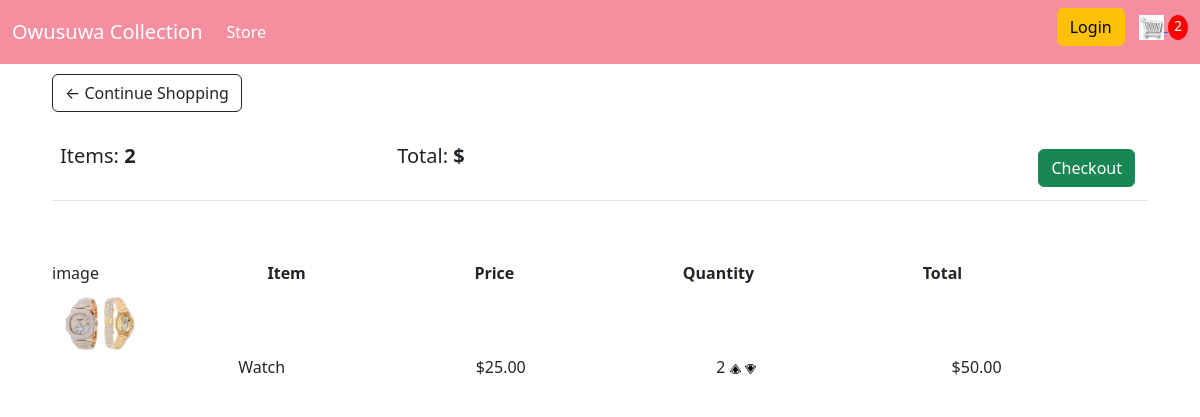
/cart/ (signed in), run on an earlier commit of the app's database.
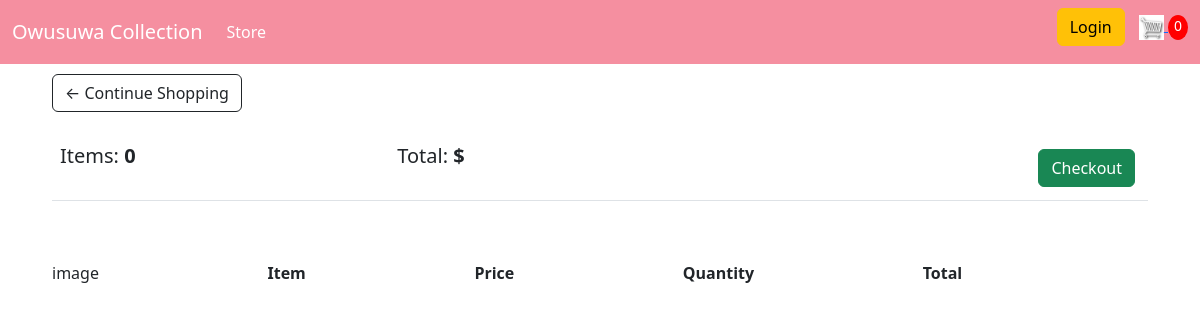
And on a later commit of the database.
### store/models.py (models this page shows, shortened)
class Order(models.Model):
    customer       = models.ForeignKey(Customer, on_delete=models.SET_NULL, blank=True, null=True)
    order_dete     = models.DateTimeField(auto_now_add=True)
    complete       = models.BooleanField(default=True, null=True, blank=False)
    transaction_id = models.CharField(max_length=200, null=True)
    def get_cart_items(self):
        orderitems = self.orderitem_set.all()
        total      = sum([item.quantity for item in orderitems])
        return total

class OrderItem(models.Model):
    product    = models.ForeignKey(Product, on_delete=models.SET_NULL, blank=True, null=True)
    order      = models.ForeignKey(Order, on_delete=models.SET_NULL, blank=True, null=True)
    quantity   = models.IntegerField(default=0, null=True, blank=True)
    date_added = models.DateTimeField(auto_now_add=True)
    @property
    def get_total(self):
        total = self.product.price * self.quantity
        return total

class Product(models.Model):
    name      = models.CharField(max_length=100)
    price     = models.DecimalField(max_digits=7, decimal_places=2)
    digital   = models.BooleanField(default=False, null=True, blank=False)
    image     = models.ImageField(null=True, blank=True)
    @property
    def imageURL(self):
        try:
            url = self.image.url
        except:
            url = ''
        return url

### store/views.py (the view, shortened to what this page needs)
# urls.py: path('cart/', views.cart, name='cart'),
def cart(request):
    if request.user.is_authenticated:
        customer = request.user.customer
        order, created = Order.objects.get_or_create(customer=customer, complete=False)
        items    = order.orderitem_set.all()
        cartItems = order.get_cart_items
    context = {'items': items, 'order': order, 'cartItems':cartItems}
    return render(request, 'store/cart.html', context)

### store/templates/store/cart.html
{% extends 'store/main.html' %}
{% load static %}
{% block content %}
<link rel="stylesheet" href="{% static 'css/main.css' %}">
<div class="row">
    <div class="col-lg-12">
        <div class="box-element">
            <a href="{% url 'home' %}" class="btn btn-outline-dark">&#x2190; Continue Shopping</a>
            <br>
            <br>
            <table class="table">
                <tr>
                    <th><h5>Items: <strong>{{order.get_cart_items}}</strong></h5></th>
                    <th><h5>Total: <strong>${{order.get_cart_tatal|floatformat:2}}</strong></h5></th>
                    <th>
                        <a href="{% url 'checkout' %}" style="float: right; margin: 5px" class="btn btn-success">Checkout</a>
                    </th>
                </tr>
            </table>
        </div>
        <br>
        <div class="box-element">
            <div class="cart-row">
                <div class="cart-image">image</div>
                <div class="cartrow"> <strong>Item</strong></div>
                <div class="cartrow"><strong>Price</strong></div>
                <div class="cartrow"><strong>Quantity</strong></div>
                <div class="cartrow"><strong>Total</strong></div>
            </div>
            {% for item in items %}
            <div class="cart-row">
                <div class="cartsimage-box"><img class="cartsimage" src="{{item.product.imageURL}}" alt="cart"></div>
                <div class="cartsrow"> {{item.product.name}}</div>
                <div class="cartsrow">${{item.product.price}}</div>
                <div class="cartsrow">{{item.quantity}}</div>
                <img data-product ="{{item.product.id}}" data-action="add" class="arrow-imge update-cart" src="{% static 'images/arrow-top.jpeg' %}" alt="">
                <img data-product ="{{item.product.id}}" data-action="remove" class="arrow-imge update-cart" src="{% static 'images/arrow-down.jpeg' %}" alt="">
                <div class="total">${{item.get_total|floatformat:2}}</div>
            </div>
            {% endfor %}
        </div>
    </div>
</div>
{% endblock content %}

### store/templates/store/main.html (shortened to what this page needs)
<!DOCTYPE html>
{% load static %}
<html lang="en">
<head>
  <link href="https://cdn.jsdelivr.net/npm/bootstrap@5.2.3/dist/css/bootstrap.min.css" rel="stylesheet">
  <link rel="stylesheet" href="{% static 'css/main.css' %}">
</head>
<body>
    <nav class="navbar navbar-expand-lg bg-dark nabar">
        <div class="container-fluid">
          <a class="navbar-brand" style="color: white !important;" href="{% url 'home' %}">Owusuwa Collection</a>
          <div class="collapse navbar-collapse" id="navbarSupportedContent">
            <ul class="navbar-nav me-auto mb-2 mb-lg-0">
              <li class="nav-item">
                <a class="nav-link active" style="color: white !important;" aria-current="page" href="{% url 'home' %}">Store</a>
              </li>
            </ul>
            <div class="form-inline my-2 my-lg-0">
                <a href="" class="btn btn-warning">Login</a>
                <a href="{% url 'cart' %}">
                    <img src="{% static 'images/cartlogo.jpeg' %}" id="cart-icon" alt="">
                </a>
                <p id="cart-total">{{cartItems}}</p>
            </div>
          </div>
        </div>
      </nav>
    <div class="container">
        {% block content %}
        {% endblock content %}
    </div>
</body>
</html>

What changed in the data, as far as the page shows it:
no longer on this page (row edited): Order: id.quantity "2", get_cart_items "2"
no longer on this page (row unchanged): OrderItem: product.imageURL (picture), product.name "Watch", product.price "25.00", quantity "2", get_total "50.00"
added Order: id "0", get_cart_items "0"
